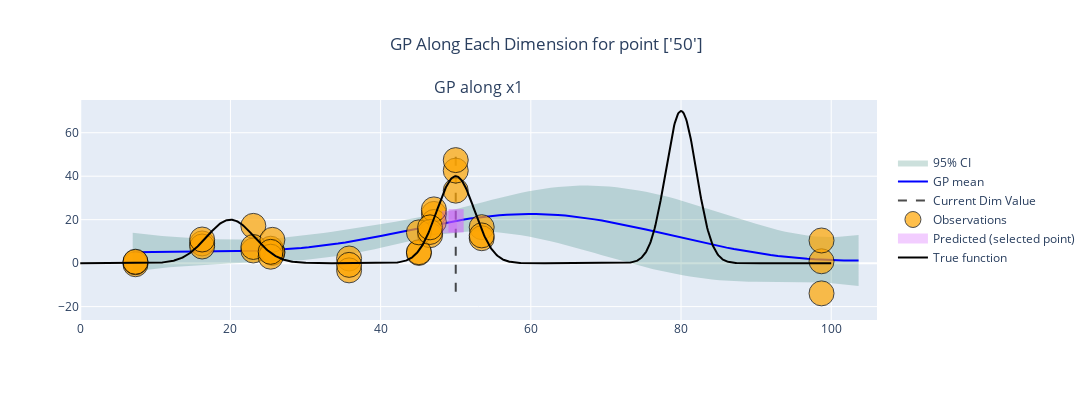

Here is the notebook cell this chart was saved with:
### Markdown cell above
# Heteroscedastic noise

### Code cell
def noise_fn_low(x, y= None):
    return y + np.random.normal(0, 1)*(x['x1']+2)/12


runs = tester.run(mg.GammaNoiseSGP, n_runs=4, technical_repeats=3, batch_size=3, noise_fn=noise_fn_low, plot_each=False)
fig =runs.plot_GP(mg.GammaNoiseSGP, figsize=(12, 4))
plot_test(fig)

### Figure 1 — Plotly figure (JSON) as saved in the notebook; plotly's stock layout.template omitted (floating-point values rounded to 4 significant figures; data arrays with more than 128 entries replaced by an {"elided": "..."} marker saying what was removed)
{"data": [{"fill": "toself", "fillcolor": "rgba(0,100,80,0.2)", "line": {"color": "rgba(255,255,255,0)"}, "name": "95% CI", "showlegend": true, "type": "scatter", "x": {"elided": "200 float values"}, "xaxis": "x", "y": {"elided": "200 float values"}, "yaxis": "y"}, {"line": {"color": "blue"}, "mode": "lines", "name": "GP mean", "showlegend": true, "type": "scatter", "x": [6.985, 7.961, 8.938, 9.914, 10.89, 11.87, 12.84, 13.82, 14.8, 15.77, 16.75, 17.72, 18.7, 19.68, 20.65, 21.63, 22.61, 23.58, 24.56, 25.54, 26.51, 27.49, 28.46, 29.44, 30.42, 31.39, 32.37, 33.35, 34.32, 35.3, 36.28, 37.25, 38.23, 39.21, 40.18, 41.16, 42.13, 43.11, 44.09, 45.06, 46.04, 47.02, 47.99, 48.97, 49.95, 50.92, 51.9, 52.87, 53.85, 54.83, 55.8, 56.78, 57.76, 58.73, 59.71, 60.69, 61.66, 62.64, 63.61, 64.59, 65.57, 66.54, 67.52, 68.5, 69.47, 70.45, 71.43, 72.4, 73.38, 74.35, 75.33, 76.31, 77.28, 78.26, 79.24, 80.21, 81.19, 82.17, 83.14, 84.12, 85.09, 86.07, 87.05, 88.02, 89.0, 89.98, 90.95, 91.93, 92.91, 93.88, 94.86, 95.83, 96.81, 97.79, 98.76, 99.74, 100.7, 101.7, 102.7, 103.6], "xaxis": "x", "y": [5.057, 5.079, 5.1, 5.119, 5.136, 5.152, 5.166, 5.18, 5.195, 5.212, 5.233, 5.26, 5.295, 5.34, 5.398, 5.472, 5.565, 5.679, 5.817, 5.983, 6.177, 6.404, 6.665, 6.961, 7.294, 7.665, 8.075, 8.523, 9.009, 9.531, 10.09, 10.68, 11.3, 11.94, 12.61, 13.3, 14.0, 14.71, 15.42, 16.12, 16.82, 17.51, 18.17, 18.81, 19.41, 19.98, 20.5, 20.98, 21.4, 21.77, 22.08, 22.32, 22.5, 22.61, 22.66, 22.64, 22.55, 22.39, 22.17, 21.88, 21.53, 21.12, 20.66, 20.14, 19.58, 18.97, 18.32, 17.64, 16.93, 16.19, 15.44, 14.66, 13.88, 13.1, 12.31, 11.53, 10.75, 9.99, 9.243, 8.516, 7.813, 7.135, 6.487, 5.87, 5.287, 4.739, 4.229, 3.757, 3.324, 2.932, 2.581, 2.27, 2.001, 1.772, 1.584, 1.435, 1.324, 1.251, 1.215, 1.213], "yaxis": "y"}, {"line": {"color": "black", "dash": "dash", "width": 2}, "mode": "lines", "name": "Current Dim Value", "opacity": 0.7, "showlegend": true, "type": "scatter", "x": [50, 50], "xaxis": "x", "y": [-13.21, 49.77], "yaxis": "y"}, {"hoverinfo": "text", "hovertext": ["Group 0<br>x: 50<br>y: 33.4", "Group 1<br>x: 98.7<br>y: -13.9", "Group 2<br>x: 47.1<br>y: 22.7", "Group 0<br>x: 50<br>y: 42.6", "Group 0<br>x: 50<br>y: 47.4", "Group 1<br>x: 98.7<br>y: 0.864", "Group 1<br>x: 98.7<br>y: 10.4", "Group 2<br>x: 47.1<br>y: 18.9", "Group 2<br>x: 47.1<br>y: 24.7", "Group 3<br>x: 53.5<br>y: 16.6", "Group 4<br>x: 7.35<br>y: -0.505", "Group 5<br>x: 16.2<br>y: 9.06", "Group 3<br>x: 53.5<br>y: 11.5", "Group 3<br>x: 53.5<br>y: 12.8", "Group 4<br>x: 7.35<br>y: 0.407", "Group 4<br>x: 7.35<br>y: 0.663", "Group 5<br>x: 16.2<br>y: 7.65", "Group 5<br>x: 16.2<br>y: 10.9", "Group 6<br>x: 35.8<br>y: 2.14", "Group 7<br>x: 45.1<br>y: 4.7", "Group 8<br>x: 46.6<br>y: 12.8", "Group 6<br>x: 35.8<br>y: -3.33", "Group 6<br>x: 35.8<br>y: -0.793", "Group 7<br>x: 45.1<br>y: 5.05", "Group 7<br>x: 45.1<br>y: 14.2", "Group 8<br>x: 46.6<br>y: 14.3", "Group 8<br>x: 46.6<br>y: 16.5", "Group 9<br>x: 23<br>y: 17.2", "Group 10<br>x: 25.6<br>y: 5.22", "Group 11<br>x: 25.4<br>y: 6.63", "Group 9<br>x: 23<br>y: 5.82", "Group 9<br>x: 23<br>y: 7.44", "Group 10<br>x: 25.6<br>y: 4.71", "Group 10<br>x: 25.6<br>y: 10.7", "Group 11<br>x: 25.4<br>y: 2.97", "Group 11<br>x: 25.4<br>y: 5.21"], "marker": {"color": "orange", "line": {"color": "black", "width": 1}, "opacity": 0.7, "size": [25, 25, 25, 25, 25, 25, 25, 25, 25, 25, 25, 25, 25, 25, 25, 25, 25, 25, 25, 25, 25, 25, 25, 25, 25, 25, 25, 25, 25, 25, 25, 25, 25, 25, 25, 25]}, "mode": "markers", "name": "Observations", "showlegend": true, "type": "scatter", "x": [50.0, 98.71, 47.09, 50.0, 50.0, 98.71, 98.71, 47.09, 47.09, 53.46, 7.352, 16.23, 53.46, 53.46, 7.352, 7.352, 16.23, 16.23, 35.8, 45.1, 46.58, 35.8, 35.8, 45.1, 45.1, 46.58, 46.58, 23.05, 25.58, 25.35, 23.05, 23.05, 25.58, 25.58, 25.35, 25.35], "xaxis": "x", "y": [33.36, -13.91, 22.66, 42.57, 47.4, 0.8643, 10.42, 18.93, 24.73, 16.56, -0.5046, 9.064, 11.47, 12.76, 0.4067, 0.6626, 7.655, 10.88, 2.145, 4.697, 12.85, -3.33, -0.7933, 5.049, 14.16, 14.35, 16.48, 17.15, 5.22, 6.634, 5.822, 7.436, 4.712, 10.73, 2.967, 5.211], "yaxis": "y"}, {"hoverinfo": "text", "hovertext": "Predicted Group G12<br>x: 50<br>y: 19.4±5.32", "line": {"color": "#D45AFF", "width": 15}, "mode": "lines", "name": "Predicted (selected point)", "opacity": 0.3, "showlegend": true, "type": "scatter", "x": [49.99, 49.99], "xaxis": "x", "y": [14.12, 24.76], "yaxis": "y"}, {"hoverinfo": "text", "hovertext": "Predicted Group G13<br>x: 49.2<br>y: 18.9±5.13", "line": {"color": "#D45AFF", "width": 15}, "mode": "lines", "name": "Predicted (selected point)", "opacity": 0.3, "showlegend": false, "type": "scatter", "x": [49.16, 49.16], "xaxis": "x", "y": [13.8, 24.06], "yaxis": "y"}, {"hoverinfo": "text", "hovertext": "Predicted Group G14<br>x: 50.1<br>y: 19.5±5.35", "line": {"color": "#D45AFF", "width": 15}, "mode": "lines", "name": "Predicted (selected point)", "opacity": 0.3, "showlegend": false, "type": "scatter", "x": [50.1, 50.1], "xaxis": "x", "y": [14.16, 24.85], "yaxis": "y"}, {"line": {"color": "black"}, "mode": "lines", "name": "True function", "type": "scatter", "x": {"elided": "1000 float values"}, "y": {"elided": "1000 float values"}}], "layout": {"annotations": [{"font": {"size": 16}, "showarrow": false, "text": "GP along x1", "x": 0.5, "xanchor": "center", "xref": "paper", "y": 1, "yanchor": "bottom", "yref": "paper"}], "height": 400, "legend": {"x": 1.02, "xanchor": "left", "y": 0.5, "yanchor": "middle"}, "showlegend": true, "title": {"text": "GP Along Each Dimension for point ['50']", "x": 0.5, "xanchor": "center"}, "width": 1200, "xaxis": {"anchor": "y", "domain": [0, 1]}, "yaxis": {"anchor": "x", "domain": [0, 1]}}}
